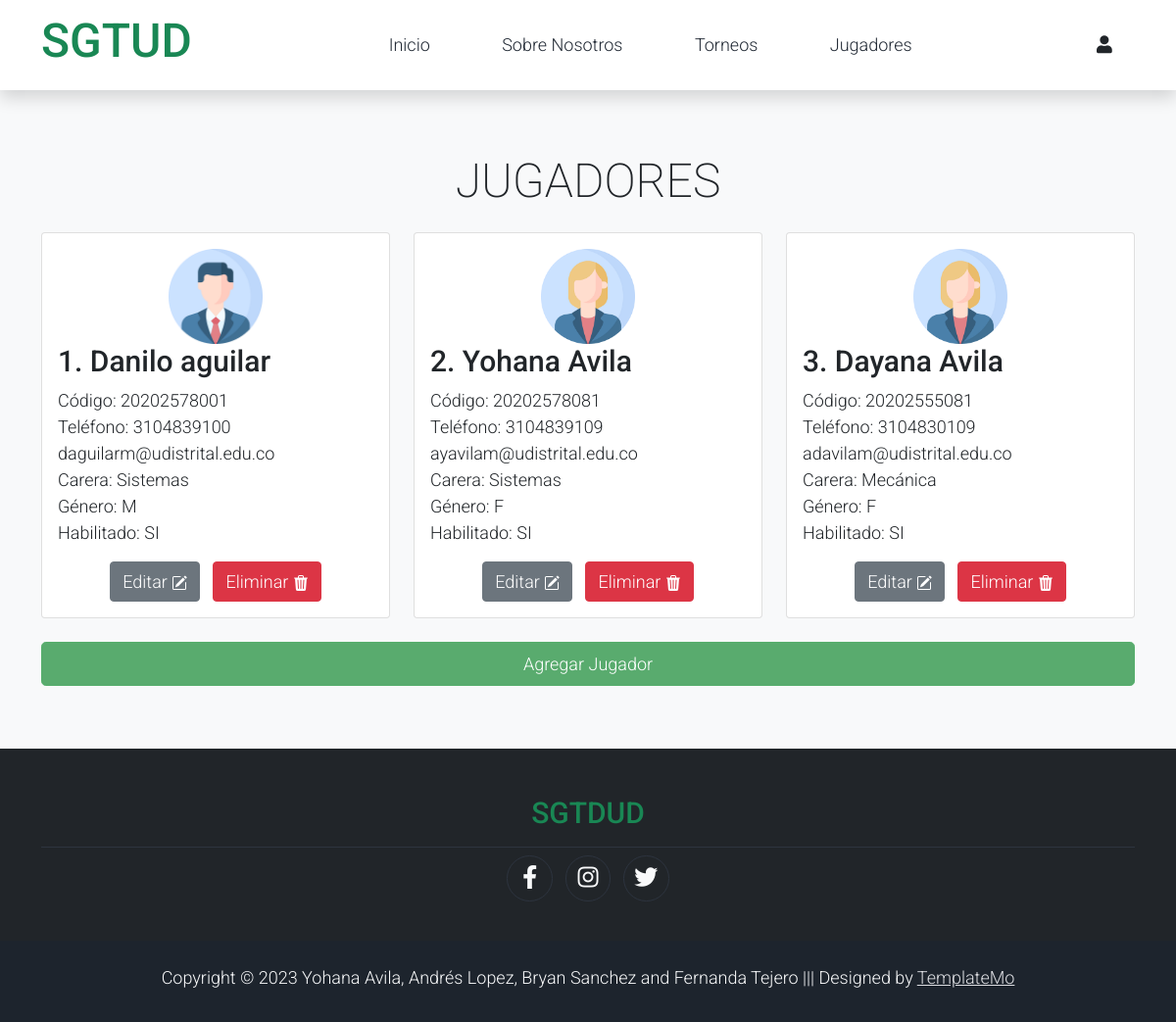
Page /Administrador/players.php on the committed database.
### tables this page shows
CREATE TABLE jugador(
	id float PRIMARY KEY AUTO_INCREMENT,
    codigo_carrera double not null, 
    nombre varchar(50) not null,
    telefono double not null, 
    correo varchar(50) not null,
    carrera varchar(50),
    genero varchar(50), 
    habilitado varchar(6),
    id_torneo int,
    foreign key (id_torneo) references torneo (id)
);

### Administrador/players.php (the view, shortened to what this page needs)
<!DOCTYPE html>
<html lang="en">
<head>
    <link rel="stylesheet" href="../assets/css/bootstrap.min.css">
    <link rel="stylesheet" href="../assets/css/templatemo.css">
    <link rel="stylesheet" href="../assets/css/custom.css">
    <link rel="stylesheet" href="../assets/css/fontawesome.min.css">
</head>
<body>
    <nav class="navbar navbar-expand-lg navbar-light shadow">
        <div class="container d-flex justify-content-between align-items-center">
            <a class="navbar-brand text-success logo h1 align-self-center" href="../index.php">
                SGTUD
            </a>
            <div class="align-self-center collapse navbar-collapse flex-fill  d-lg-flex justify-content-lg-between" id="templatemo_main_nav">
                <div class="flex-fill">
                    <ul class="nav navbar-nav d-flex justify-content-between mx-lg-auto">
                        <li class="nav-item">
                            <a class="nav-link" href="../index.php">Inicio</a>
                        </li>
                        <li class="nav-item">
                            <a class="nav-link" href="../about.php">Sobre Nosotros</a>
                        </li>
                        <li class="nav-item">
                            <a class="nav-link" href="../torneos.php">Torneos</a>
                        </li>
                        <li class="nav-item">
                            <a class="nav-link" href="./players.php">Jugadores</a>
                        </li>
                    </ul>
                </div>
                <div class="navbar align-self-center d-flex">
                    <a class="nav-icon position-relative text-decoration-none" href=".../account.html">
                        <i class="fa fa-fw fa-user text-dark mr-3"></i>
                    </a>
                </div>
            </div>
        </div>
    </nav>
    <section class="bg-light">
        <div class="container py-5">
            <div class="row text-center py-3">
                <div class="col-lg-6 m-auto">
                    <h1 class="h1">JUGADORES</h1>
                </div>
            </div>
            <div class="row">
                <?php
                include('./consultarSQL.php');
                $res=consultarJugadoresAdm();
                $i=1;
                foreach($res as $row){?>
                <div class="col-12 col-md-4 mb-4">
                    <div class="card h-100">
                        <div class="card-body">
                        <?php
                        if ($row['genero'] =='F'){
                            echo '<img src="../assets/img/F_perfil.png" class="card-img-top" style="max-width: 30%; display: block; margin: auto; " >';
                        }else if($row['genero'] =='M'){
                            echo '<img src="../assets/img/M_perfil.png" class="card-img-top" style="max-width: 30%; display: block; margin: auto; " >';
                        }
                        ?>
                            <h2 class="h2 text-decoration-none text-dark">
                            <?php
                                    echo $i;
                                    $i++;
                                ?>. <?php echo $row['nombre']?>
                            </h2>
                            <p class="card-text">
                                Código: <?php echo $row['codigo_carrera']?> <br>
                                Teléfono: <?php echo $row['telefono']?><br>
                                <?php echo $row['correo']?> <br>
                                Carera: <?php echo $row['carrera']?> <br>
                                Género: <?php echo $row['genero']?> <br>
                                Habilitado: <?php echo $row['habilitado']?>
                            </p>
                            <div style="display: flex; justify-content: center; align-items: center;">
                                <a class="btn btn-secondary" href="./modificar_jugador.php?id=<?php echo $row['id']?>"> Editar
                                </a>  &nbsp&nbsp&nbsp
                                <a class="btn btn-danger" href="./eliminarJugador.php?id=<?php echo $row['id']?>"> Eliminar
                                </a>
                            </div>
                        </div>
                    </div>
                </div>
                <?php }?>
            </div>
            <form action="" method="GET">
                <div class="row pb-3">
                    <div class="col d-grid">
                        <a role="button" href="./crear_jugador.php" class="btn btn-success btn-lg">Agregar Jugador </a>
                    </div>
                </div>
            </form>
        </div>
    </section>
    <footer class="bg-dark" id="tempaltemo_footer">
        <div class="container">
            <div class="col-md-12 pt-5">
                <h2 class="h2 text-success border-bottom pb-3 border-light logo text-center">SGTDUD</h2>
            </div>
            <div class="row text-light mb-4 align-items-center">
                <div style="display: flex; justify-content: center; align-items: center;">
                    <ul class="list-inline text-left footer-icons " >
                        <li class="list-inline-item border border-light rounded-circle text-center" >
                            <a class="text-light text-decoration-none" target="_blank" href="http://facebook.com/"><i class="fab fa-facebook-f fa-lg fa-fw"></i></a>
                        </li>
                        <li class="list-inline-item border border-light rounded-circle text-center">
                            <a class="text-light text-decoration-none" target="_blank" href="https://www.instagram.com/"><i class="fab fa-instagram fa-lg fa-fw"></i></a>
                        </li>
                        <li class="list-inline-item border border-light rounded-circle text-center">
                            <a class="text-light text-decoration-none" target="_blank" href="https://twitter.com/"><i class="fab fa-twitter fa-lg fa-fw"></i></a>
                        </li>
                    </ul>
                </div>
            </div>
        </div>
        <div class="w-100 bg-black py-3 text-center">
            <div class="container">
                <div class="row pt-2">
                    <div class="col-12">
                        <p class="text-left text-light">
                            Copyright &copy; 2023 Yohana Avila, Andrés Lopez, Bryan Sanchez and Fernanda Tejero
                            ||| Designed by <a rel="sponsored" href="https://templatemo.com/tm-559-zay-shop" target="_blank">TemplateMo</a>
                        </p>
                    </div>
                </div>
            </div>
        </div>
    </footer>
</body>
</html>

### assets/css/templatemo.css (style rules this page uses)
body, ul, li, p, a, label, input, div { font-family: 'Roboto', sans-serif; font-size: 18px !important; font-weight: 300 !important; }
.h1 { font-family: 'Roboto', sans-serif; font-size: 48px !important; font-weight: 200 !important; }
.h2 { font-family: 'Roboto', sans-serif; font-size: 30px !important; font-weight: 300; }
.logo { font-weight: 500 !important; }
.text-success { color: #59ab6e !important; }
.text-light { color: #cfd6e1 !important; }
.bg-dark { background-color: #212934 !important; }
.bg-light { background-color: #e9eef5 !important; }
.bg-black { background-color: #1d242d !important; }
.btn-success { background-color: #59ab6e !important; border-color: #56ae6c !important; }
#templatemo_main_nav a { color: #212934; }
#templatemo_main_nav .navbar .nav-icon { margin-right: 20px; }
#tempaltemo_footer a { color: #dcdde1; }
#tempaltemo_footer ul.footer-icons li { width: 2.6em; height: 2.6em; line-height: 2.6em; }
#tempaltemo_footer .border-light { border-color: #2d343f !important; }
@media (min-width: 768px) { #templatemo_main_nav .navbar-nav { max-width: 450px; } }
@media (min-width: 992px) { #templatemo_main_nav .navbar-nav { max-width: 550px; } }

### rows in the picture
jugador: nombre "Danilo aguilar", codigo_carrera "20202578001", telefono "3104839100", correo "daguilarm@udistrital.edu.co", carrera "Sistemas", genero "M", habilitado "SI"
jugador: nombre "Yohana Avila", codigo_carrera "20202578081", telefono "3104839109", correo "ayavilam@udistrital.edu.co", carrera "Sistemas", genero "F", habilitado "SI"
jugador: nombre "Dayana Avila", codigo_carrera "20202555081", telefono "3104830109", correo "adavilam@udistrital.edu.co", carrera "Mecánica", genero "F", habilitado "SI"
